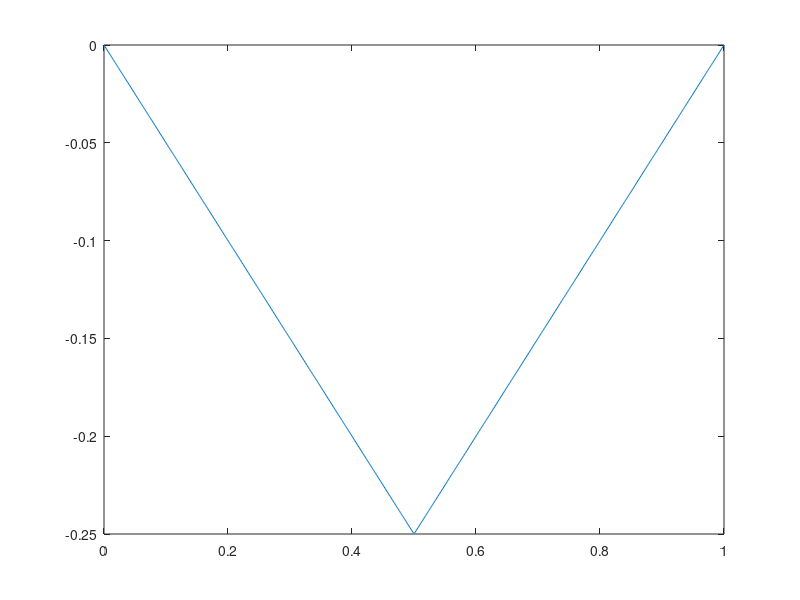
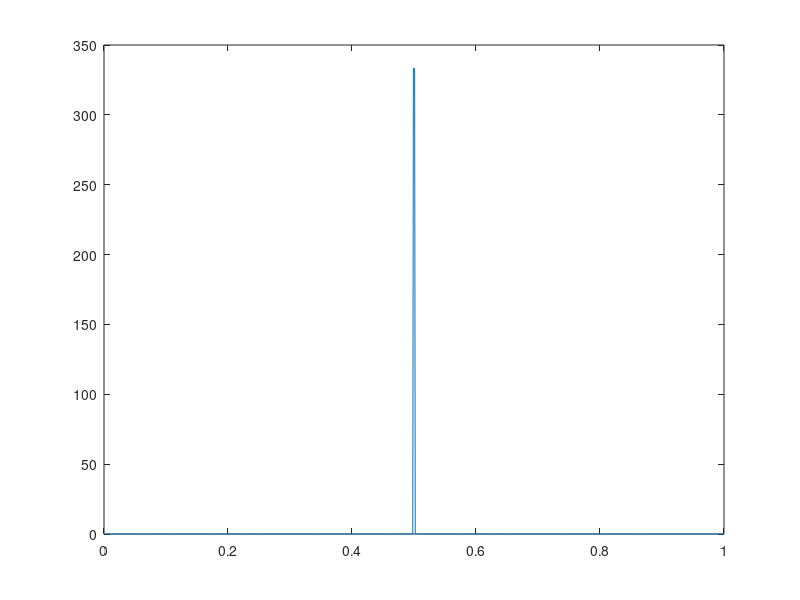

MATLAB code for these plots, in order:
clear;
%*********%
n = 500;
N = 2*n+1;
a = 1;
delta_x = a/(N-1);
x = 0:delta_x:a; 

A = zeros(N,N);
v = [1;-2;1];
for i=2:N-1
    for j=1:3
        A(i,i+j-2)=v(j,1)/(delta_x)^2;
    end
end
A(1,1)=1; A(N,N)=1;

B = zeros(N,1); 
B(n,1)=(N-1)/3; B(n+1,1)=(N-1)/3; B(n+2,1)=(N-1)/3;

phi = inv(A)*B;
pp=phi';
plot(x,phi);
figure(2);
plot(x,B);
